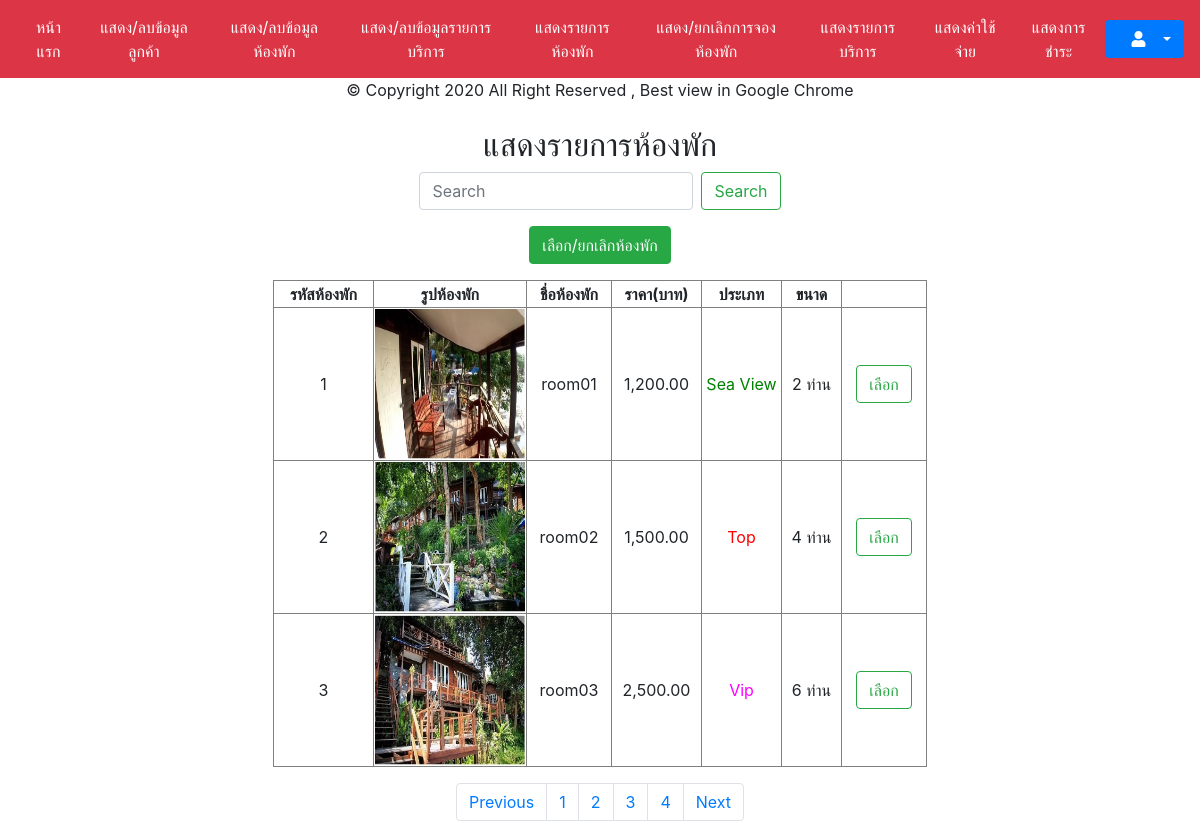
/input-output/backend/emp/show_list_room.php, run on the app's committed database.
### tables this page shows
CREATE TABLE `room` (
  `room_id` int(5) NOT NULL,
  `room_name` varchar(15) DEFAULT NULL,
  `room_category` int(1) DEFAULT NULL,
  `room_price` int(4) DEFAULT NULL,
  `room_picture` varchar(255) DEFAULT NULL,
  `room_bed` int(2) DEFAULT NULL,
  `room_rate` int(6) DEFAULT NULL,
  `room_status` int(1) DEFAULT NULL,
  `room_statsv` int(1) DEFAULT NULL
);

### input-output/backend/emp/show_list_room.php (the view, shortened to what this page needs)
<?php require'header.php';require'../../../public/datediff.php';require'../../../public/switch.php';?>
<?php
$sql = "SELECT * FROM room";
$result = $db->query($sql);
$numrows = $result->num_rows;
$Per_Page = 3;
$Page = $_GET["page"];
if(!$_GET["page"])
{$Page=1;}
$Prev_Page = $Page-1;
$Next_Page = $Page+1;
$Page_Start = (($Per_Page*$Page)-$Per_Page);
if($numrows<=$Per_Page)
{$Num_Pages =1;}
else if(($numrows % $Per_Page)==0)
{$Num_Pages =($numrows/$Per_Page) ;}
else
{$Num_Pages =($numrows/$Per_Page)+1;
$Num_Pages = (int)$Num_Pages;}
$sql .=" ORDER BY room_id ASC LIMIT $Page_Start , $Per_Page";
$result = $db->query($sql);
?>
<h2 align="center">แสดงรายการห้องพัก</h2>
<form class="form-inline justify-content-center">
<input class="form-control mr-2" type="search" placeholder="Search" aria-label="Search" id="search_text">
<button class="btn btn-outline-success" type="submit">Search</button></form><p></p>
<div align="center">
  <a class="btn btn-success" href="cart_room.php">เลือก/ยกเลิกห้องพัก</a><p></p>
  <table border="1">
    <thead>
    <tr>
      <th width="100"><div align="center">รหัสห้องพัก</div></th>
      <th width="70"><div align="center">รูปห้องพัก</div></th>
      <th width="85"><div align="center">ชื่อห้องพัก</div></th>
      <th width="90"><div align="center">ราคา(บาท)</div></th>
      <th width="80"><div align="center">ประเภท</div></th>
      <th width="60"><div align="center">ขนาด</div></th>
      <th width="85"><div align="center"></div></th>
    </tr>
    </thead>
    <tbody>
    <?php
     while ($row=$result->fetch_assoc()) { ?>
      <tr>
        <td><div align="center"><?=$row['room_id']?></div></td>
        <td><div align="center"><img src="../../../img/room/<?=$row['room_picture']; ?>" width="150" height="150" /></div></td>
        <td><div align="center"><?=$row['room_name']; ?></div></td>
        <td><div align="center"><?=number_format($row['room_rate'],2); ?></div></td>
        <td><div align="center"><?php if ($row['room_category']==1) echo "<span style='color:green;'>Sea View</span>";
if ($row['room_category']==2) echo "<span style='color:Red;'>Top</span>";
if ($row['room_category']==3) echo "<span style='color:FUCHSIA;'>Vip</span>";
?>
        </div></td>
        <td><div align="center"><?=$row['room_bed']*2;echo" ท่าน"; ?></div></td>
        <td><div align="center"><a class="btn btn btn-outline-success" href="search_room.php" role="button">
        เลือก</a></div></td>
      </tr>
      <?php }$result->free();$db->close();?>
      </tbody>
  </table>
</div><p></p>
<nav aria-label="Page navigation example">
  <ul class="pagination justify-content-center">
<?php if($Prev_Page==0)$Prev_Page++;?>
    <li class="page-item"><a class="page-link" href="show_list_room.php?page=<?=$Prev_Page;?>">Previous</a></li>
<?php for($i=1; $i<=$Num_Pages; $i++) {?>
<li class="page-item"><a class="page-link" href="show_list_room.php?page=<?=$i;?>"><?=$i; ?></a></li>
<?php } ?>
    <li class="page-item"><a class="page-link" href="show_list_room.php?page=<?=$Next_Page;?>">Next</a></li>
  </ul>
</body>
</html>

### data on the page
room: room_id "1", room_picture (picture), room_name "room01", room_rate "1,200.00", room_category "Sea View", $row['room_bed']*2 "2"
room: room_id "2", room_picture (picture), room_name "room02", room_rate "1,500.00", room_category "Top", $row['room_bed']*2 "4"
room: room_id "3", room_picture (picture), room_name "room03", room_rate "2,500.00", room_category "Vip", $row['room_bed']*2 "6"
